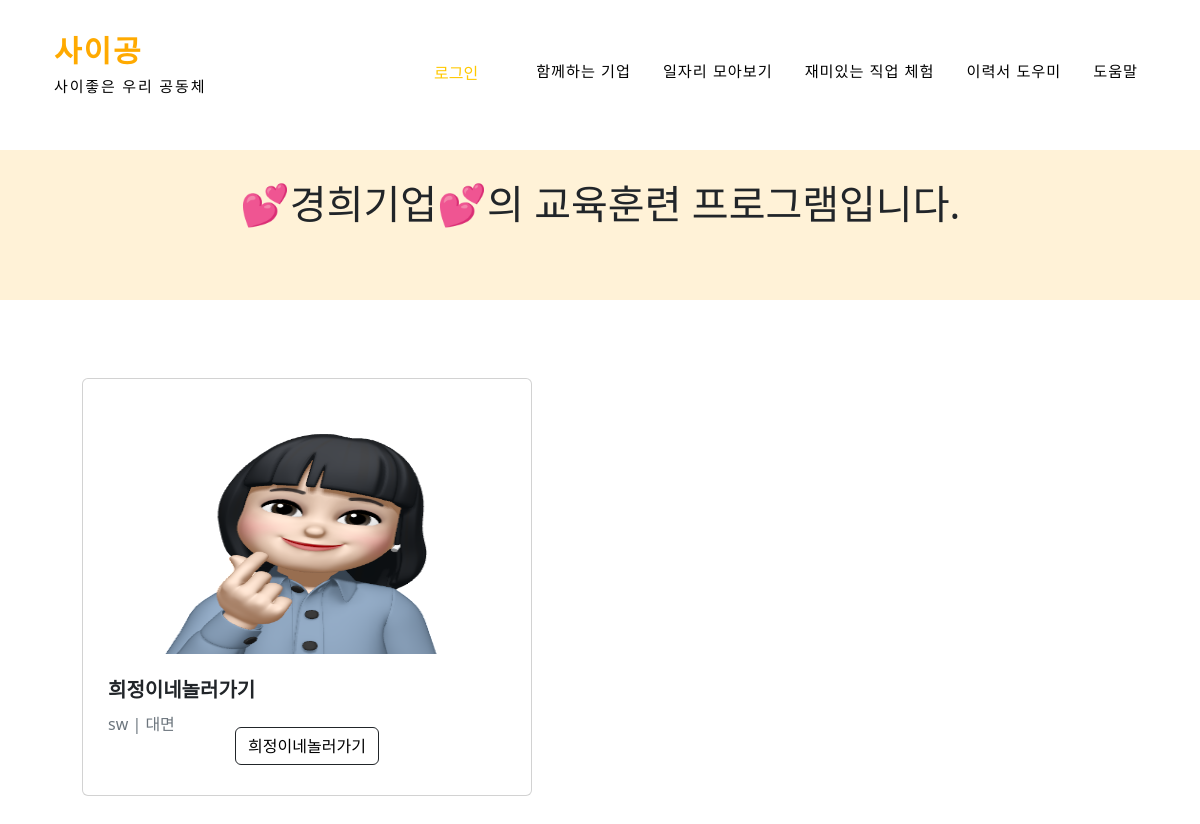
The page /cooperation/경희기업/ on the database its author committed.
### cooperation/models.py (models this page shows, shortened)
class CompanyName(models.Model):
    name = models.CharField(max_length=30, unique=True)
    slug = models.SlugField(null=False, max_length=200, unique=True, allow_unicode=True)
    def __str__(self):
        return self.name
    class Meta:
        verbose_name_plural = 'Name of Companies'

class Training(models.Model):
    trainingImage = models.ImageField(upload_to='cooperation/images/training/%Y/%m/%d/', blank=True) # 직업 훈련 썸네일
    companyName = models.ForeignKey(CompanyName, on_delete=models.CASCADE, related_name='training_CompanyName') # 기업 이름
    trainingTitle = models.CharField(max_length = 50) # 직업 훈련 이름
    trainingType = models.CharField(max_length = 30) # 직업 훈련 유형
    trainingCategory = models.ForeignKey(TrainingCategory, null=True, blank=True, on_delete=models.SET_NULL) # 직업 훈련 타입 (대면 / 비대면 / 혼합)
    trainingContents = models.TextField() # 직업 훈련 내용
    trainingFile = models.FileField(upload_to='cooperation/files/training/%Y/%m/%d/', blank=True) # 직업 훈련 관련 파일
    def __str__(self):  # 포스트 제목과 번호 보여주기
        return f'[{self.pk}]{self.trainingTitle}'
    def get_absolute_url(self):
        return f'/cooperation/{self.companyName}/{self.pk}/'

class TrainingCategory(models.Model):
    name = models.CharField(max_length=50, unique=True)
    slug = models.SlugField(null=True, max_length=200, unique=True, allow_unicode=True)
    def __str__(self):
        return self.name
    class Meta:
        verbose_name_plural = 'TrainingCategories'

### cooperation/views.py (the view)
# urls.py: path('<str:slug>/', views.trainingList_page),
def trainingList_page(request, slug):
    companyName = CompanyName.objects.get(slug=slug)
    return render(
        request,
        'cooperation/training_list.html',
        {
            'training_list': Training.objects.filter(companyName=companyName),
            'categories': CompanyName.objects.all(),
            'no_category_post_count': Training.objects.filter(companyName=None).count(),
            'companyName': companyName,
        }
    )

### cooperation/templates/cooperation/training_list.html (shortened to what this page needs)
<!DOCTYPE html>
<html lang="ko">
<head>
    <link href="../../static/company_list.css" rel="stylesheet">
    <link href="../../static/styles.css" rel="stylesheet" />
    <link href="https://cdn.jsdelivr.net/npm/bootstrap@5.2.1/dist/css/bootstrap.min.css" rel="stylesheet"
>
</head>
<body>
    {% include 'user/navbar.html' %}
    <div style="margin-top:150px; padding: 30px; height:150px;background-color: #fff2d7; ">
        <div style="text-align: center; vertical-align: middle;">
            <h1 class="card-title"> 💕{{ companyName }}💕의 교육훈련 프로그램입니다.</h1>
        </div>
        {% for p in training_list %}
        <ul class="cards" style="margin-top: 150px;display: inline-flex;">
            <div class="card">
                {% if p.trainingImage %}
                <img class="card__image" width="400px" height="250px" src="{{ p.trainingImage.url }}" alt="{{ p }} head image">
                {% else %}
                <img class="card__image" width="250px" src="https://picsum.photos/seed/{{ p.id }}/800/200"
                    alt="random_image">
                {% endif %}
                <div class="card__overlay">
                    <div class="card__header" style=" border-radius: 3px 3px 0 0;">
                        <br>
                        <div class="card__header-text" style="height: 1px; align-items: center;">
                            <div>
                                {% if p.trainingType %}
                                <h5 style="font-weight: bold;">
                                    {{ p.trainingTitle }}
                                </h5>
                                {% endif %}
                                {% if p.trainingType and p.trainingCategory%}
                                <p class="text-muted">{{ p.trainingType }}
                                    | {{ p.trainingCategory }}
                                </p>
                                {% endif %}
                            </div>
                        </div>
                    </div>
                    <div style="text-align: center;">
                        <br><br>
                        <button class="btn " style="margin-bottom: 5px;border: 1px solid;">
                            <a style="text-decoration: none; color: black;" href="{{ p.get_absolute_url }}">
                                {{p.trainingTitle }}</a>
                        </button>
                    </div>
                </div>
            </div>
        </ul>
        {% endfor %}
    </div>
</body>
</html>

### cooperation/static/company_list.css (style rules this page uses)
*, *::before, *::after { box-sizing: border-box; }
body { height: 100vh; margin: 0; background: #DEDEDE; color: #5a6674; font-size: 13px; // font-family: 'Roboto', sans-serif; font-family: 'NanumBarunGothic', san-serif; overflow: hidden; }

### cooperation/static/styles.css (style rules this page uses)
body { // background: #dce1df; color: #4f585e; font-family: 'Source Sans Pro', sans-serif; text-rendering: optimizeLegibility; }

### user/static/newstyle.css (style rules this page uses)
html, body { height: 100%; }
*, *::before, *::after { box-sizing: border-box; }
body { margin: 0; font-family: var(--bs-body-font-family); font-size: var(--bs-body-font-size); font-weight: var(--bs-body-font-weight); line-height: var(--bs-body-line-height); color: var(--bs-body-color); text-align: var(--bs-body-text-align); background-color: var(--bs-body-bg); -webkit-text-size-adjust: 100%; -webkit-tap-highlight-color: rgba(0, 0, 0, 0); }
ol, ul { padding-left: 2rem; }
ol, ul, dl { margin-top: 0; margin-bottom: 1rem; }
a { color: #ffc800; text-decoration: underline; }
button { border-radius: 0; }
input, button, select, optgroup, textarea { margin: 0; font-family: inherit; font-size: inherit; line-height: inherit; }
button, select { text-transform: none; }
button, [type=button], [type=reset], [type=submit] { -webkit-appearance: button; }
button:not(:disabled), [type=button]:not(:disabled), [type=reset]:not(:disabled), [type=submit]:not(:disabled) { cursor: pointer; }
html { scroll-padding-top: 4.5rem; }
body { position: relative; overflow-x: hidden; }
p { line-height: 1.75; }

### user/templates/user/navbar.html (style rules this page uses)
a { text-decoration: none; }

### rows shown on the page
CompanyName: name "경희기업"
Training: trainingImage (picture), trainingTitle "희정이네놀러가기", trainingType "sw", trainingCategory "대면"
